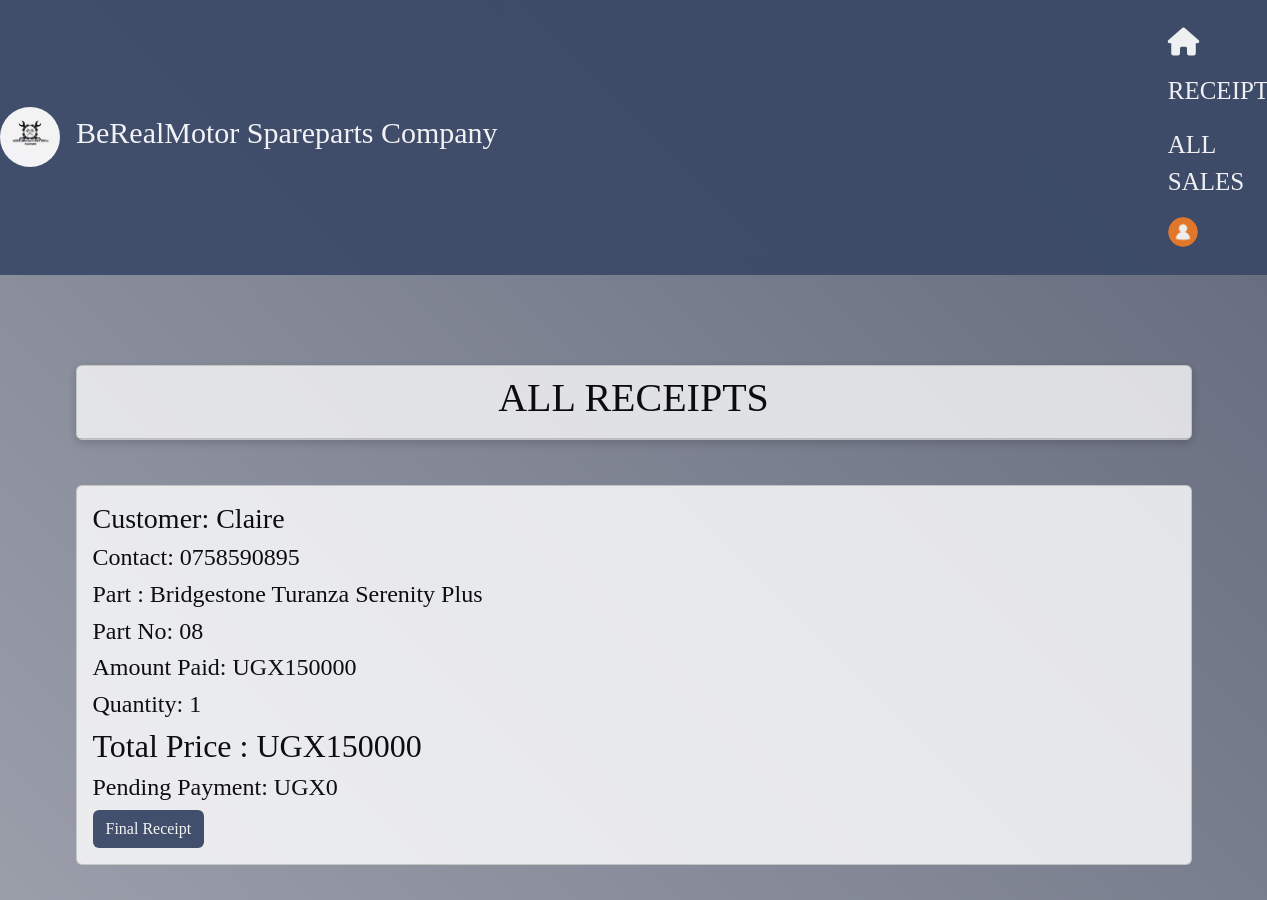
/receipt/ (signed in, upper part), run on an earlier commit of the app's database.
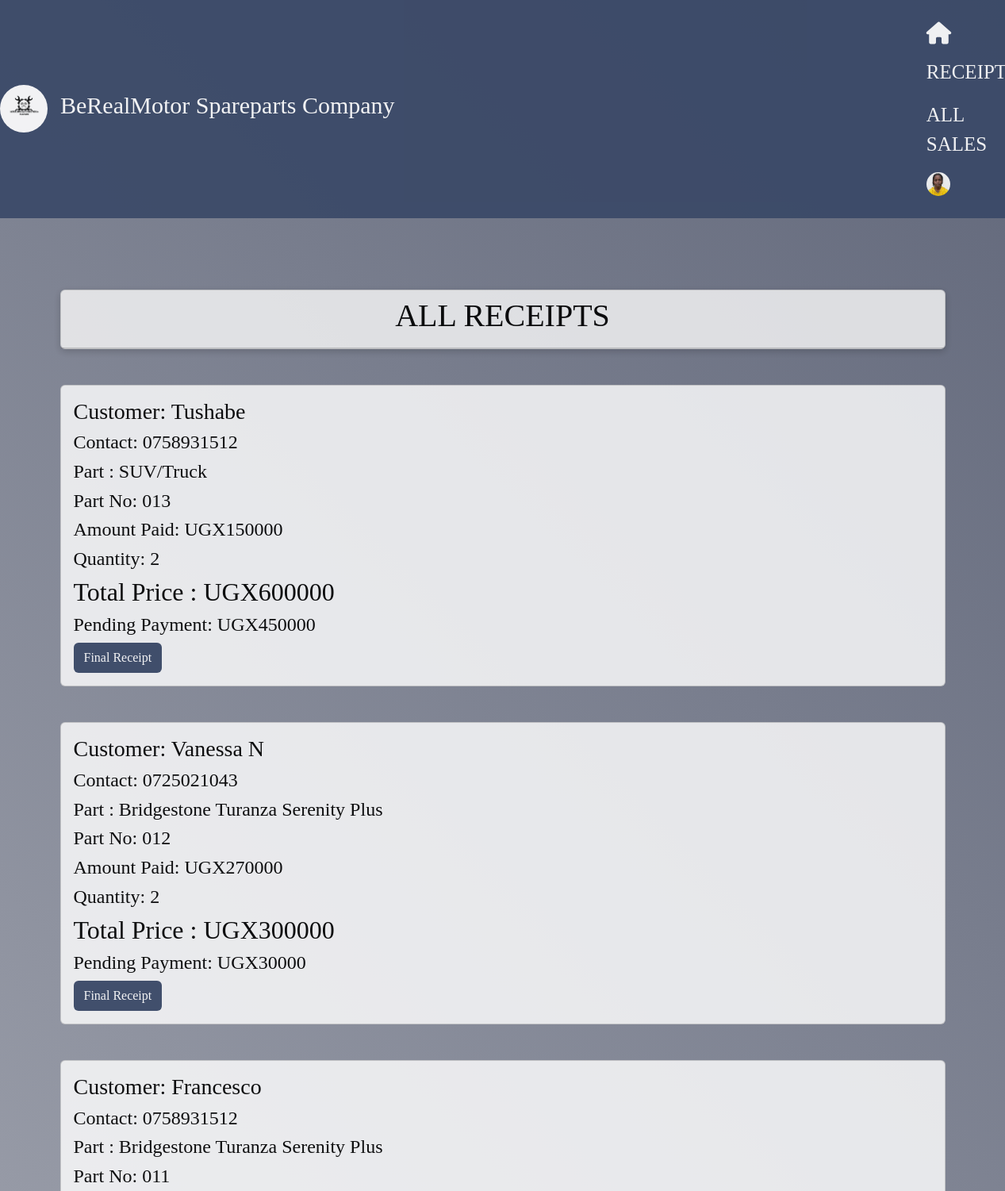
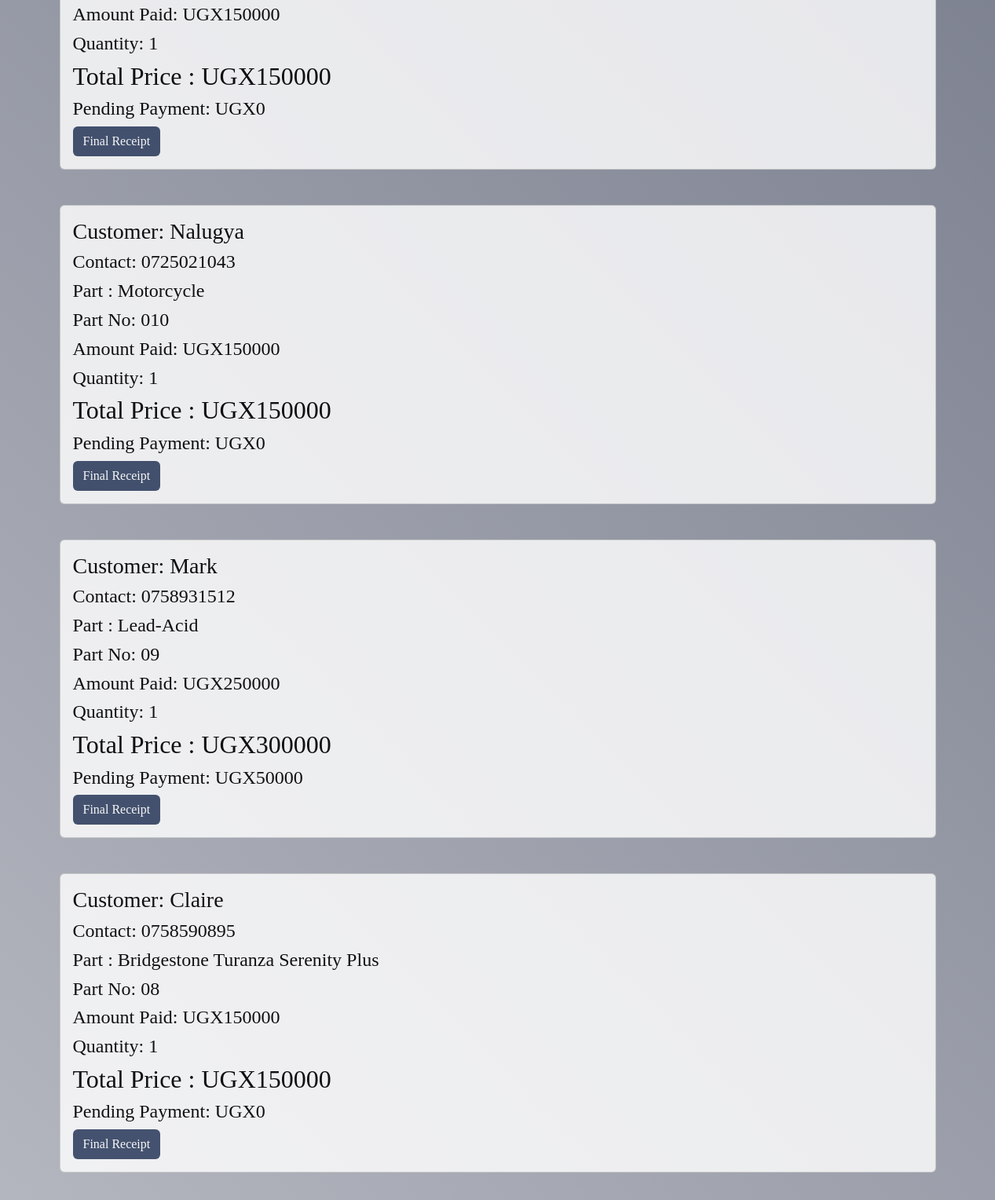
And on a later commit of the database (2 pictures, top to bottom).
### SparepartsApp/models.py (models this page shows, shortened)
class Sale(models.Model):
    item = models.ForeignKey(Product, on_delete=models.CASCADE, null=False, blank=False)
    quantity = models.PositiveIntegerField(default=0, null=False, blank=False)
    customers_name = models.CharField(max_length=100, null=False, blank=False)
    phone_number = models.CharField(max_length=100, null=False, blank=False, default=0)
    amount_received = models.PositiveIntegerField(default=0, null=False, blank=False)
    unit_price = models.PositiveIntegerField(default=0, null=False, blank=False)
    branch_name = models.CharField(max_length=100,null=False, blank=False)
    date = models.DateField(default=timezone.now)
    def get_total(self):
        total = self.quantity * self.item.unit_price
        return int(total)
    def get_change(self):
        change = self.get_total() - self.amount_received
        return abs(int(change))

class Product(models.Model):
    Category_name = models.ForeignKey(Category, on_delete = models.CASCADE, null=False, blank=False) #Creating a relationship between the category and product primary key
    date_of_arrival = models.DateField(default=timezone.now)
    part_name = models.CharField(max_length=50, null = False, blank=False)
    country_of_orgin = models.CharField(max_length=50, null = False, blank=False)
    total_quantity = models.IntegerField(default=0, null=False, blank=False)
    issued_quantity = models.IntegerField(default=0, null=False, blank= False)
    received_quantity = models.IntegerField(default=0, null=False, blank= False)
    branch_name = models.CharField(max_length=50, null=False, blank= False)
    unit_price = models.IntegerField(default=0, null=False, blank=False)
    def __str__(self):
        return self.part_name

class UserProfile(models.Model):
    user = models.OneToOneField(User, on_delete=models.CASCADE)
    profile_picture = models.ImageField(upload_to='profile_pics/', blank=True, null=True)
    bio = models.TextField(max_length=300, blank=True)

### SparepartsApp/views.py (the view)
# urls.py: path('receipt/', views.receipt, name='receipt'),
@login_required
def receipt(request):
    sales = Sale.objects.all().order_by('-id')
    return render(request, 'assets/receipt.html', {'sales':sales})

### templates/assets/receipt.html
{% extends 'assets/base.html'%} {% block content%}
<br /><br>
<div class="container">
  <div class="card custom-card">
    <div class="card-header text-center">
      <h1>ALL RECEIPTS</h1>
    </div>
  </div>
    <br>
  {% for sale in sales %}
  <div class="card">
    <div class="card-body">
      <h3 class="card-title">Customer: {{sale.customers_name | title}}</h3>
      <h4 class="card-text">Contact: {{sale.phone_number}}</h4>
      <h4 class="card-text">Part : {{sale.item}}</h4>
      <h4 class="card-text">Part No: 0{{sale.id}}</h4>
      <h4 class="card-text">Amount Paid:  UGX{{ sale.amount_received }}</h4>
      <h4 class="card-text">Quantity: {{sale.quantity }}</h4>
      <h2>Total Price :  UGX{{ sale.get_total }}</h2>
      <div style="flex: 1">
        <h4 class="card-text">Pending Payment:  UGX{{ sale.get_change }}</h4>
        <a href="{% url 'receipt_detail' sale.id %}">
          <input
            type="submit"
            value="Final Receipt"
            class="btn "
            type="button"
          />
        </a>
      </div>
    </div>
  </div>
  <br />
  {% endfor %}
</div>
{% endblock %}

### templates/assets/base.html (shortened to what this page needs)
{% load static %}
{% load bootstrap5 %}
{% bootstrap_css %}
<!DOCTYPE html>
<html lang="en">
<head>
    <link rel="stylesheet" href="{% static 'css/main.css' %}">
    <link rel="stylesheet" href="https://cdnjs.cloudflare.com/ajax/libs/font-awesome/6.4.2/css/all.min.css"/>
</head>
<body>
    <nav class="navbar navbar-expand-lg navbar-dark ">
        <a class="navbar-brand" href="#">
            <img src="{% static 'images/BeRealMotorsLogo.png' %}" alt="Logo" class="logo-img">
        </a>
        <a class="nav-link" href="{% url 'home' %}">
            <h1 class="navbar-brand" style="font-size: 30px" onmouseover="this.style.color='gray'"
                onmouseout="this.style.color='white'">BeRealMotor Spareparts Company</h1>
        </a>
        <div class="collapse navbar-collapse" id="navbarNav">
            <ul class="nav navbar-nav ml-auto">
                <li class="nav-item {% if request.path == '/' %}active{% endif %}">
                    <a class="nav-link" href="{% url 'home' %}" style="font-size: 25px; color:white;"
                        onmouseover="this.style.color='gray'" onmouseout="this.style.color='white'"><i class="fa-solid fa-house"></i></a>
                </li>
                <li class="nav-item {% if request.path == '/receipt/' %}active{% endif %}">
                    <a class="nav-link" href="{% url 'receipt' %}" style="font-size: 25px; color:white;"
                        onmouseover="this.style.color='gray'" onmouseout="this.style.color='white'">RECEIPTS</a>
                </li>
                <li class="nav-item {% if request.path == '/all_sales/' %}active{% endif %}">
                    <a class="nav-link" href="{% url 'all_sales' %}" style="font-size: 25px; color:white;"
                        onmouseover="this.style.color='gray'" onmouseout="this.style.color='white'">ALL SALES</a>
                </li>
                {% if user.is_authenticated %}
                <li class="nav-item dropdown">
                    <a class="nav-link dropdown-toggle" href="#" id="navbarDropdown" role="button"
                        data-toggle="dropdown" aria-haspopup="true" aria-expanded="false">
                        {% if user.userprofile.profile_picture %}
                        <img src="{{ user.userprofile.profile_picture.url }}" alt="Profile Picture"
                            style="width: 30px; height: 30px; border-radius: 50%;">
                        {% else %}
                        <img src="{% static 'images/default_avatar.png' %}" alt="Default Avatar"
                            style="width: 30px; height: 30px; border-radius: 50%;">
                        {% endif %}
                    </a>
                </li>
                {% else %}
                <li class="nav-item">
                    <a class="nav-link" href="{% url 'login' %}">Login</a>
                </li>
                {% endif %}
            </ul>
        </div>
    </nav>
    {% block content %}
    {% endblock %}
</body>
</html>

What changed in the data, as far as the page shows it:
added Sale: customers_name "Tushabe", phone_number "0758931512", item "SUV/Truck", id "13", amount_received "150000", quantity "2", get_total "600000", get_change "450000"
added Sale: customers_name "Vanessa N", phone_number "0725021043", item "Bridgestone Turanza Serenity Plus", id "12", amount_received "270000", quantity "2", get_total "300000", get_change "30000"
added Sale: customers_name "Francesco", phone_number "0758931512", item "Bridgestone Turanza Serenity Plus", id "11", amount_received "150000", quantity "1", get_total "150000", get_change "0"
added Sale: customers_name "Nalugya", phone_number "0725021043", item "Motorcycle", id "10", amount_received "150000", quantity "1", get_total "150000", get_change "0"
added Sale: customers_name "Mark", phone_number "0758931512", item "Lead-Acid", id "9", amount_received "250000", quantity "1", get_total "300000", get_change "50000"
